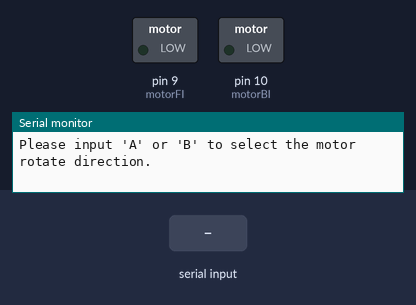
The sketch below on a simulated Arduino Uno, built with avr-gcc and run on an emulated ATmega328P. On the bench: switched loads named in the sketch (green lamp = pin HIGH), the last lines printed to the serial monitor. Inputs (shaded band) come from the test bench.

Above: at 1.2 s.
1.3 s: "A" received over Serial
At 3.5 s:
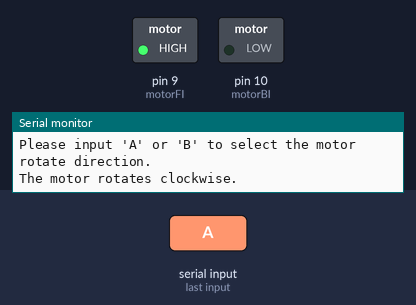
4.3 s: "B" received over Serial
At 7.0 s:
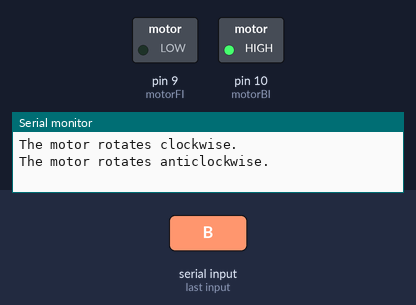
Timing chart, 0 to 10.5 s (numbered marks = the images above; inputs shaded):
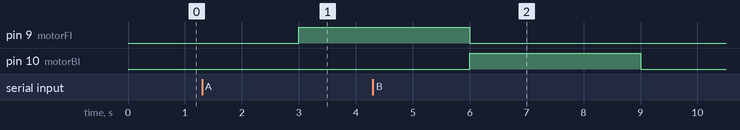

Measured:
- after the input at 1.3 s, pin 9 (motorFI): LOW → HIGH after 1.7 s
- after the input at 4.3 s, pin 10 (motorBI): LOW → HIGH after 1.7 s, → LOW 3.0 s later

The sketch:

24-motor.ino
```cpp
/*
  The code controls a motor using an Arduino Uno R4 and a TA6586 chip. It
  sets the rotation direction of the motor based on the user's serial input
  ('A' for clockwise and 'B' for anticlockwise). After performing the rotation
  for 3 seconds, the motor is stopped.

  Board: Arduino Uno R4
  Component: Motor and TA6586 chip
*/

// Pin definitions for motor control
const int motorBI = 10;
const int motorFI = 9;

// Initialization function
void setup() {
  // Set motor control pins as OUTPUT
  pinMode(motorBI, OUTPUT);
  pinMode(motorFI, OUTPUT);

  // Initialize serial communication and prompt user
  Serial.begin(9600);
  Serial.println("Please input 'A' or 'B' to select the motor rotate direction.");
}

// Main loop function
void loop() {
  // Check if there is available data on the serial port
  if (Serial.available() > 0) {
    int incomingByte = Serial.read(); // Read incoming data

    // Determine motor direction based on user input
    switch (incomingByte) {
      case 'A':
        clockwise(255); // Rotate motor clockwise
        Serial.println("The motor rotates clockwise.");
        break;
      case 'B':
        anticlockwise(255); // Rotate motor anticlockwise
        Serial.println("The motor rotates anticlockwise.");
        break;
    }
  }

  delay(3000); // Wait for 3 seconds
  stopMotor(); // Stop the motor
}

// Function to rotate the motor clockwise
void clockwise(int Speed) {
  analogWrite(motorBI, 0);
  analogWrite(motorFI, Speed);
}

// Function to rotate the motor anticlockwise
void anticlockwise(int Speed) {
  analogWrite(motorBI, Speed);
  analogWrite(motorFI, 0);
}

// Function to stop the motor
void stopMotor() {
  analogWrite(motorBI, 0);
  analogWrite(motorFI, 0);
}
```
